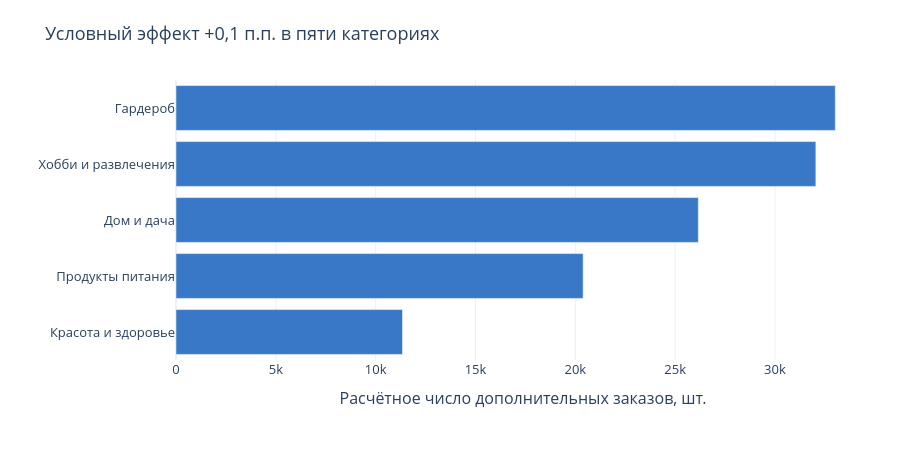

Notebook source saved alongside this figure:
### Markdown cell above
### Интерактивно: условный сценарий +0,1 п.п.
Расчёт — открытия × 0,001, при фиксированных открытиях. Это не прогноз; категории могут пересекаться.

### Code cell
scenario_plot = scenario['Сценарно дополнительные заказы при +0,1 п.п.'].sort_values()
fig = go.Figure(go.Bar(x=scenario_plot.values, y=scenario_plot.index, orientation='h', marker_color='#3978C6',
                       hovertemplate='%{y}<br>Условно дополнительных заказов: %{x:,.1f}<extra></extra>'))
fig.update_xaxes(rangemode='tozero')
show_plotly(fig, 'Условный эффект +0,1 п.п. в пяти категориях', 'Расчётное число дополнительных заказов, шт.', '', 450)

### Figure 1 — Plotly figure (JSON) as saved in the notebook; plotly's stock layout.template omitted (floating-point values rounded to 4 significant figures)
{"data": [{"hovertemplate": "%{y}<br>Условно дополнительных заказов: %{x:,.1f}<extra></extra>", "marker": {"color": "#3978C6"}, "orientation": "h", "x": [11350.0, 20390.0, 26160.0, 32050.0, 33020.0], "y": ["Красота и здоровье", "Продукты питания", "Дом и дача", "Хобби и развлечения", "Гардероб"], "type": "bar"}], "layout": {"font": {"size": 13}, "height": 450, "hoverlabel": {"namelength": -1}, "legend": {"title": {"text": "Канал"}}, "margin": {"b": 90, "l": 70, "r": 30, "t": 80}, "title": {"text": "Условный эффект +0,1 п.п. в пяти категориях"}, "xaxis": {"rangemode": "tozero", "title": {"text": "Расчётное число дополнительных заказов, шт."}}, "yaxis": {"title": {"text": ""}}}}
